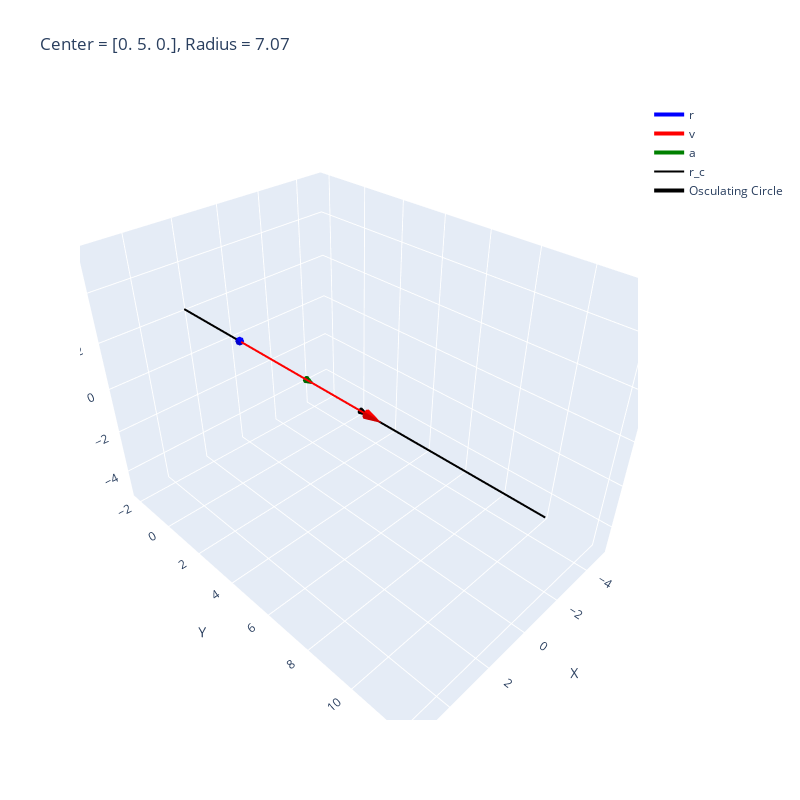

The cell this chart's notebook holds for it:
### Markdown cell above
### Visualization of Kinematic Vectors

### Code cell
# Create quiver plot data
# Vector r: from origin (0,0,0) to r
quiver_r = go.Cone(
    x=[r[0]], y=[r[1]], z=[r[2]],
    u=[r[0]], v=[r[1]], w=[r[2]],
    colorscale=[[0, 'blue'], [1, 'blue']],
    sizemode="absolute",
    sizeref=0.5,
    name='Position (r)',
    showscale=False
)

# Vector v: from r to r+v
quiver_v = go.Cone(
    x=[r[0] + v[0]], y=[r[1] + v[1]], z=[r[2] + v[2]],
    u=[v[0]], v=[v[1]], w=[v[2]],
    colorscale=[[0, 'red'], [1, 'red']],
    sizemode="absolute",
    sizeref=0.5,
    name='Velocity (v)',
    showscale=False
)

# Vector a: from r to r+a
quiver_a = go.Cone(
    x=[r[0] + a[0]], y=[r[1] + a[1]], z=[r[2] + a[2]],
    u=[a[0]], v=[a[1]], w=[a[2]],
    colorscale=[[0, 'green'], [1, 'green']],
    sizemode="absolute",
    sizeref=0.5,
    name='Acceleration (a)',
    showscale=False
)

quiver_c = go.Cone(
    x=[r_C[0]], y=[r_C[1]], z=[r_C[2]],
    u=[r_C[0]], v=[r_C[1]], w=[r_C[2]],
    colorscale=[[0, 'black'], [1, 'black']],
    sizemode="absolute",
    sizeref=0.5,
    name='Acceleration (a)',
    showscale=False
)

# Create lines to show vector paths
# Line for r: from origin to r
line_r = go.Scatter3d(
    x=[0, r[0]], y=[0, r[1]], z=[0, r[2]],
    mode='lines',
    line=dict(color='blue', width=4),
    name='r'
)

# Line for v: from r to r+v
line_v = go.Scatter3d(
    x=[r[0], r[0]+v[0]], y=[r[1], r[1]+v[1]], z=[r[2], r[2]+v[2]],
    mode='lines',
    line=dict(color='red', width=4),
    name='v'
)

# Line for a: from r to r+a
line_a = go.Scatter3d(
    x=[r[0], r[0]+a[0]], y=[r[1], r[1]+a[1]], z=[r[2], r[2]+a[2]],
    mode='lines',
    line=dict(color='green', width=4),
    name='a'
)

line_c = go.Scatter3d(
    x=[0, r_C[0]], y=[0, r_C[1]], z=[0, r_C[2]],
    mode='lines',
    line=dict(color='black', width=2),
    name='r_c'
)


circle = go.Scatter3d(
    x = circle_x, y = circle_y, z = circle_z,
    mode='lines',
    line=dict(color='black', width=4),
    name='Osculating Circle'
)

# Combine all traces
fig = go.Figure(data=[quiver_r, quiver_v, quiver_a, quiver_c, line_r, line_v, line_a, line_c, circle])

# Update layout for better visualization
fig.update_layout(
    title=f'Center = {r_C.round(2)}, Radius = {Rho.round(2)}',
    scene=dict(
        xaxis_title='X',
        yaxis_title='Y',
        zaxis_title='Z',
    ),
    showlegend=True,
    width=800,
    height=800
)

### Figure 1 — Plotly figure (JSON) as saved in the notebook; plotly's stock layout.template omitted (floating-point values rounded to 4 significant figures)
{"data": [{"colorscale": [[0, "blue"], [1, "blue"]], "name": "Position (r)", "showscale": false, "sizemode": "absolute", "sizeref": 0.5, "type": "cone", "u": [5], "v": [5], "w": [5], "x": [5], "y": [5], "z": [5]}, {"colorscale": [[0, "red"], [1, "red"]], "name": "Velocity (v)", "showscale": false, "sizemode": "absolute", "sizeref": 0.5, "type": "cone", "u": [0], "v": [5], "w": [0], "x": [5], "y": [10], "z": [5]}, {"colorscale": [[0, "green"], [1, "green"]], "name": "Acceleration (a)", "showscale": false, "sizemode": "absolute", "sizeref": 0.5, "type": "cone", "u": [-2.5], "v": [0], "w": [-2.5], "x": [2.5], "y": [5], "z": [2.5]}, {"colorscale": [[0, "black"], [1, "black"]], "name": "Acceleration (a)", "showscale": false, "sizemode": "absolute", "sizeref": 0.5, "type": "cone", "u": [8.882e-16], "v": [5], "w": [8.882e-16], "x": [8.882e-16], "y": [5], "z": [8.882e-16]}, {"line": {"color": "blue", "width": 4}, "mode": "lines", "name": "r", "type": "scatter3d", "x": [0, 5], "y": [0, 5], "z": [0, 5]}, {"line": {"color": "red", "width": 4}, "mode": "lines", "name": "v", "type": "scatter3d", "x": [5, 5], "y": [5, 10], "z": [5, 5]}, {"line": {"color": "green", "width": 4}, "mode": "lines", "name": "a", "type": "scatter3d", "x": [5, 2.5], "y": [5, 5], "z": [5, 2.5]}, {"line": {"color": "black", "width": 2}, "mode": "lines", "name": "r_c", "type": "scatter3d", "x": [0, 8.882e-16], "y": [0, 5], "z": [0, 8.882e-16]}, {"line": {"color": "black", "width": 4}, "mode": "lines", "name": "Osculating Circle", "type": "scatter3d", "x": [5.0, 4.99, 4.96, 4.91, 4.84, 4.75, 4.642, 4.515, 4.369, 4.206, 4.026, 3.83, 3.619, 3.393, 3.153, 2.9, 2.636, 2.361, 2.077, 1.784, 1.485, 1.179, 0.8682, 0.5542, 0.2379, -0.07933, -0.3962, -0.7116, -1.024, -1.332, -1.635, -1.932, -2.22, -2.5, -2.77, -3.028, -3.274, -3.507, -3.726, -3.93, -4.118, -4.29, -4.444, -4.581, -4.698, -4.797, -4.877, -4.937, -4.977, -4.997, -4.997, -4.977, -4.937, -4.877, -4.797, -4.698, -4.581, -4.444, -4.29, -4.118, -3.93, -3.726, -3.507, -3.274, -3.028, -2.77, -2.5, -2.22, -1.932, -1.635, -1.332, -1.024, -0.7116, -0.3962, -0.07933, 0.2379, 0.5542, 0.8682, 1.179, 1.485, 1.784, 2.077, 2.361, 2.636, 2.9, 3.153, 3.393, 3.619, 3.83, 4.026, 4.206, 4.369, 4.515, 4.642, 4.75, 4.84, 4.91, 4.96, 4.99, 5.0], "y": [5.0, 5.448, 5.895, 6.338, 6.776, 7.206, 7.628, 8.039, 8.438, 8.823, 9.192, 9.545, 9.88, 10.19, 10.49, 10.76, 11.01, 11.23, 11.43, 11.61, 11.75, 11.87, 11.96, 12.03, 12.06, 12.07, 12.05, 12.0, 11.92, 11.82, 11.68, 11.52, 11.34, 11.12, 10.89, 10.63, 10.34, 10.04, 9.715, 9.371, 9.01, 8.632, 8.24, 7.835, 7.418, 6.992, 6.558, 6.117, 5.672, 5.224, 4.776, 4.328, 3.883, 3.442, 3.008, 2.582, 2.165, 1.76, 1.368, 0.9903, 0.629, 0.2852, -0.03951, -0.344, -0.6269, -0.8872, -1.124, -1.336, -1.522, -1.682, -1.815, -1.921, -1.999, -2.049, -2.07, -2.063, -2.027, -1.964, -1.872, -1.752, -1.605, -1.432, -1.233, -1.008, -0.7599, -0.4882, -0.1943, 0.1204, 0.4548, 0.8075, 1.177, 1.562, 1.961, 2.372, 2.794, 3.224, 3.662, 4.105, 4.552, 5.0], "z": [5.0, 4.99, 4.96, 4.91, 4.84, 4.75, 4.642, 4.515, 4.369, 4.206, 4.026, 3.83, 3.619, 3.393, 3.153, 2.9, 2.636, 2.361, 2.077, 1.784, 1.485, 1.179, 0.8682, 0.5542, 0.2379, -0.07933, -0.3962, -0.7116, -1.024, -1.332, -1.635, -1.932, -2.22, -2.5, -2.77, -3.028, -3.274, -3.507, -3.726, -3.93, -4.118, -4.29, -4.444, -4.581, -4.698, -4.797, -4.877, -4.937, -4.977, -4.997, -4.997, -4.977, -4.937, -4.877, -4.797, -4.698, -4.581, -4.444, -4.29, -4.118, -3.93, -3.726, -3.507, -3.274, -3.028, -2.77, -2.5, -2.22, -1.932, -1.635, -1.332, -1.024, -0.7116, -0.3962, -0.07933, 0.2379, 0.5542, 0.8682, 1.179, 1.485, 1.784, 2.077, 2.361, 2.636, 2.9, 3.153, 3.393, 3.619, 3.83, 4.026, 4.206, 4.369, 4.515, 4.642, 4.75, 4.84, 4.91, 4.96, 4.99, 5.0]}], "layout": {"height": 800, "scene": {"xaxis": {"title": {"text": "X"}}, "yaxis": {"title": {"text": "Y"}}, "zaxis": {"title": {"text": "Z"}}}, "showlegend": true, "title": {"text": "Center = [0. 5. 0.], Radius = 7.07"}, "width": 800}}
